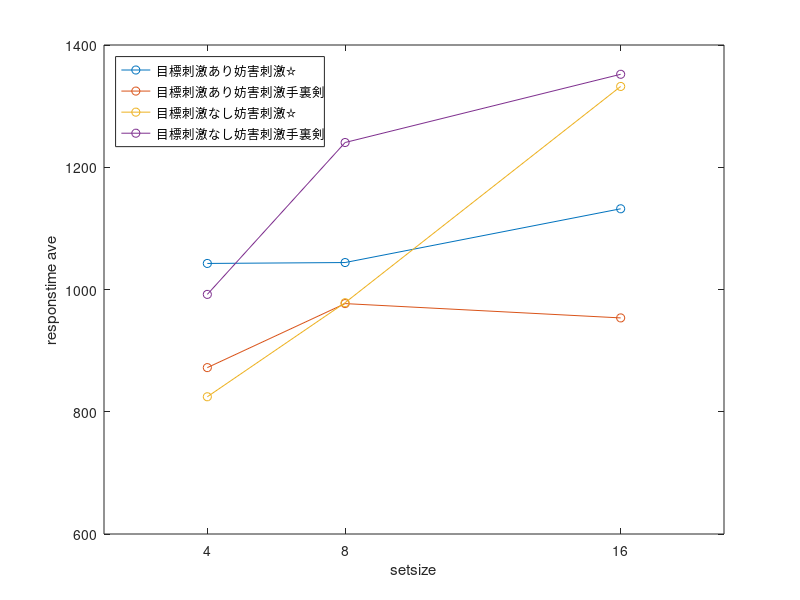

MATLAB code for this plot:
clear;
close all;

hoge = importdata('data21250372.txt', ',' ,1);
data = hoge.data;

practice = hoge.data(:,2) == 1;
error = hoge.data(:,7) > 0;
del = practice | error;
data(del,:) = [];

%目標刺激あり妨害刺激☆
target = data(:,4) == 1;
type = data(:,5) == 2;
setsize = data(:,6) == 4;
ttsm1 = mean(data(target & setsize & type, 8));
target = data(:,4) == 1;
type = data(:,5) == 2;
setsize = data(:,6) == 8;
ttsm2 = mean(data(target & setsize & type, 8));
target = data(:,4) == 1;
type = data(:,5) == 2;
setsize = data(:,6) == 16;
ttsm3 = mean(data(target & setsize & type, 8));
%目標刺激あり妨害刺激手裏剣
target = data(:,4) == 1;
type = data(:,5) == 1;
setsize = data(:,6) == 4;
ttsm4 = mean(data(target & setsize & type, 8));
target = data(:,4) == 1;
type = data(:,5) == 1;
setsize = data(:,6) == 8;
ttsm5 = mean(data(target & setsize & type, 8));
target = data(:,4) == 1;
type = data(:,5) == 1;
setsize = data(:,6) == 16;
ttsm6 = mean(data(target & setsize & type, 8));
%目標刺激なし妨害刺激☆
target = data(:,4) == 2;
type = data(:,5) == 2;
setsize = data(:,6) == 4;
ttsm7 = mean(data(target & setsize & type, 8));
target = data(:,4) == 2;
type = data(:,5) == 2;
setsize = data(:,6) == 8;
ttsm8 = mean(data(target & setsize & type, 8));
target = data(:,4) == 2;
type = data(:,5) == 2;
setsize = data(:,6) == 16;
ttsm9 = mean(data(target & setsize & type, 8));
%目標刺激なし妨害刺激手裏剣
target = data(:,4) == 2;
type = data(:,5) == 1;
setsize = data(:,6) == 4;
ttsm10 = mean(data(target & setsize & type, 8));
target = data(:,4) == 2;
type = data(:,5) == 1;
setsize = data(:,6) == 8;
ttsm11 = mean(data(target & setsize & type, 8));
target = data(:,4) == 2;
type = data(:,5) == 1;
setsize = data(:,6) == 16;
ttsm12 = mean(data(target & setsize & type, 8));

x=[4,8,16];
m1 = [ttsm1,ttsm2,ttsm3];
m2 = [ttsm4,ttsm5,ttsm6];
m3 = [ttsm7,ttsm8,ttsm9];
m4 = [ttsm10,ttsm11,ttsm12];
plot(x,m1,'-o',x,m2,'-o',x,m3,'-o',x,m4,'-o');
legend({'目標刺激あり妨害刺激☆','目標刺激あり妨害刺激手裏剣','目標刺激なし妨害刺激☆','目標刺激なし妨害刺激手裏剣'},'Location','northwest');
xlabel('setsize');
ylabel('responstime ave');
xticks([4 8 16]);
axis([1 19 600 1400]);